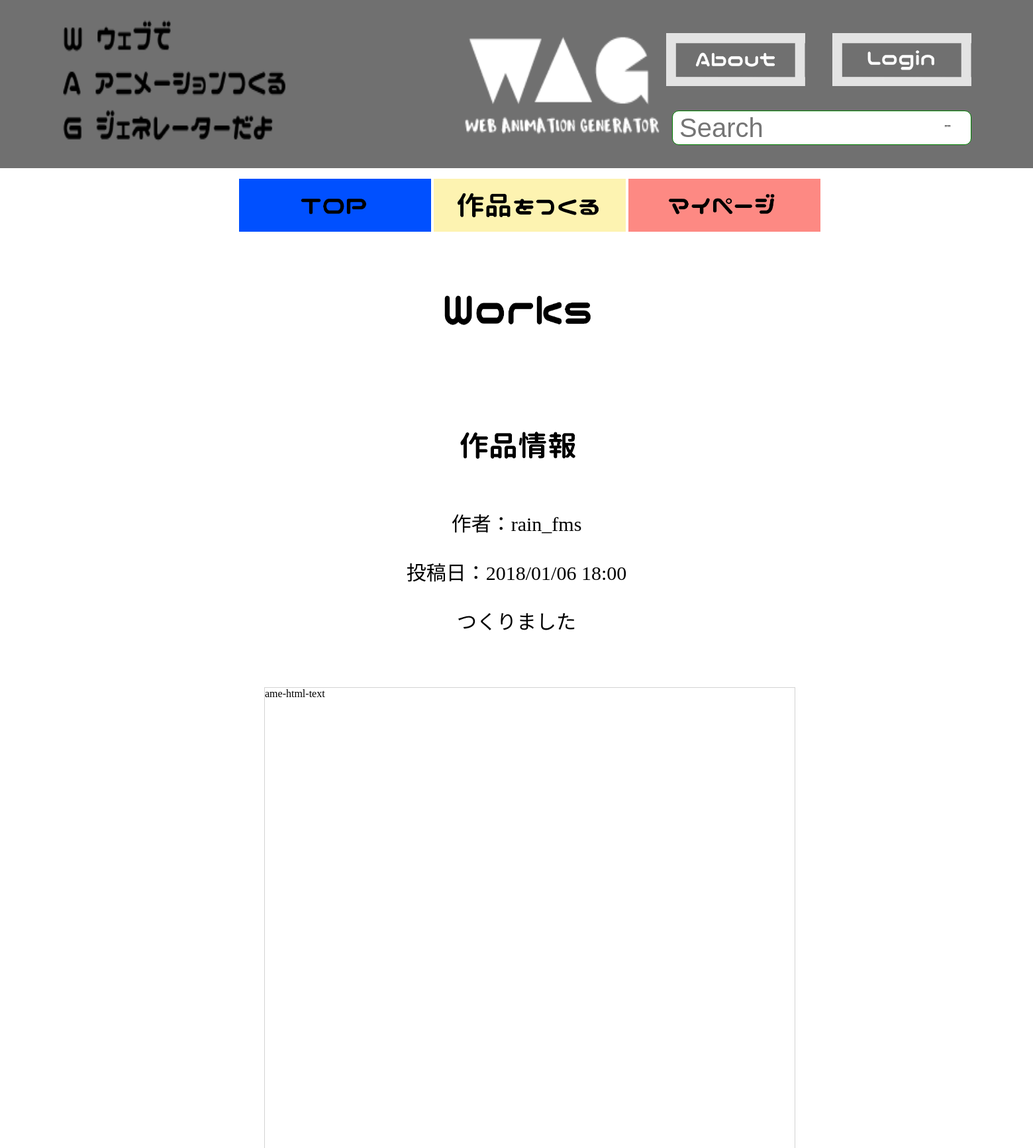
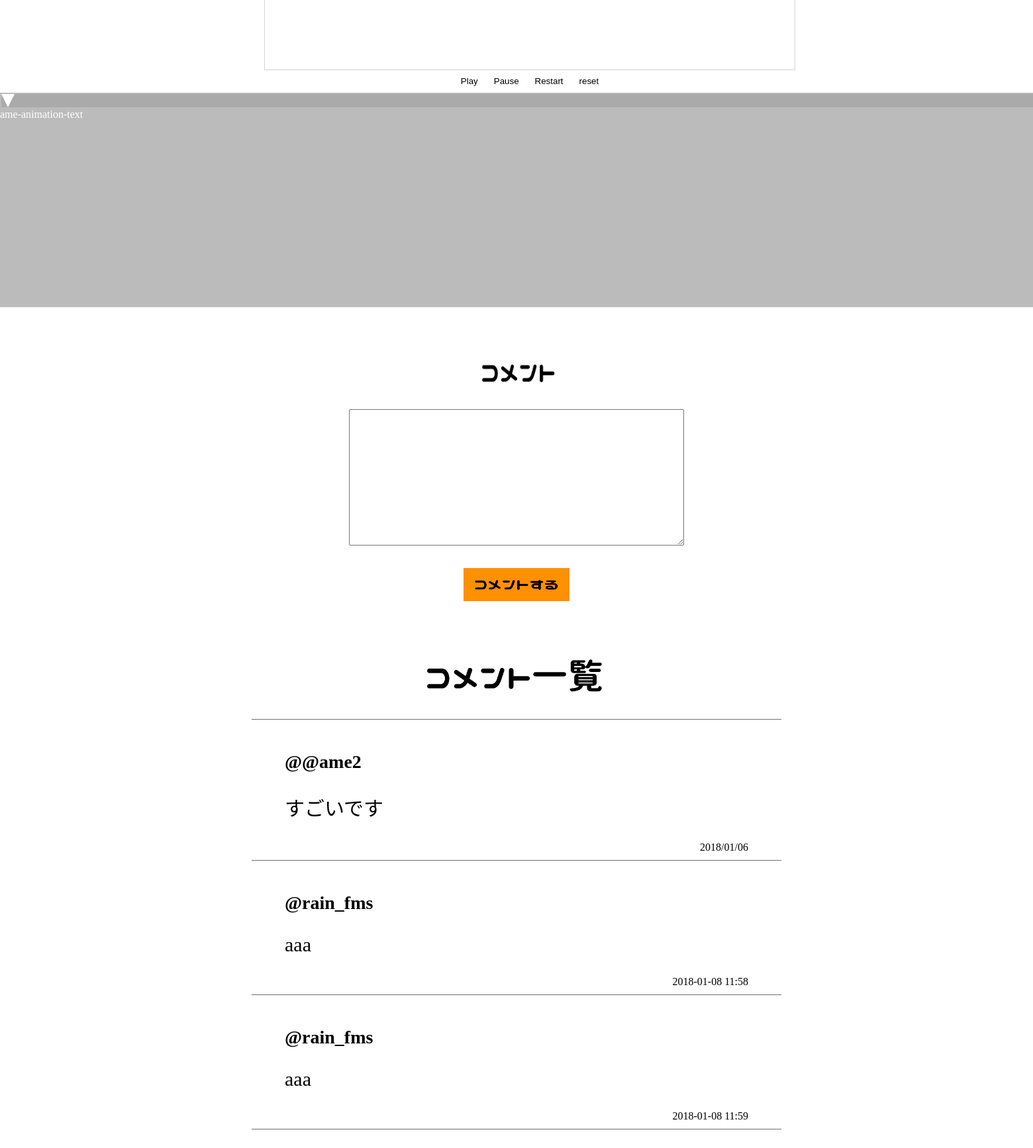
/Definitive/workpage.php?id=2, run on the app's committed database (2 pictures, top to bottom).
### tables this page shows
CREATE TABLE "sketch" (
	`id`	integer,
	`username`	text,
	`usericon`	text,
	`samune`	text,
	`title`	text,
	`caption`	text,
	`date`	text,
	`animation`	text,
	`html`	text,
	PRIMARY KEY(`id`)
);

CREATE TABLE "comment" (
	`id`	integer,
	`sketchid`	integer,
	`comment`	text,
	`username`	text,
	`usericon`	text,
	`date`	text,
	PRIMARY KEY(`id`)
);

### Definitive/workpage.php (the view, shortened to what this page needs)
<?php
if (isset($_GET["id"])) {
    $ID = $_GET["id"];
    $pdo = new PDO("sqlite:data/works.sqlite");
    $pdo->setAttribute(PDO::ATTR_ERRMODE, PDO::ERRMODE_WARNING);
    $st = $pdo->query("select * from sketch where id = '$ID'");
    $data = $st->fetchAll();
}
function h($str)
{
    return htmlspecialchars($str, ENT_QUOTES, "UTF-8");
}
?>
<!doctype html>
<html lang="ja">
<head>
    <link rel="stylesheet" href="css/style.css" media="all">
    <link rel="stylesheet" href="css/style_editor.css" media="all">
    <link rel="stylesheet" href="css/elements.css" media="all">
</head>
<body>
<header>
    <div id="citecap">
        <img src="images/citecap.png" width="358" height="250" style="position: absolute; left: 80px;">
    </div>
    <div id="title">
        <img src="images/rogo.png" width="338" height="250" style="position: relative; left: 43.5%; top: 0px; ">
    </div>
    <a href="./about.php"><img src="images/about.png" width="210" height="80" alt="About"
                               style="position: absolute; right: 344px; top: 50px;">
        <?php
        if (!isset($_SESSION['access_token'])) {
            echo "<a href=\"Twitterlogin.php\"><img src=\"images\login.png\" width=\"210\" height=\"80\"  alt=\"Login\" style=\"position: absolute; right: 93px; top: 50px;\"></a>";
        } else {
            echo "<a href=\"Twitterlogout.php\"><img src=\"images\logout.png\" width=\"210\" height=\"80\"  alt=\"Logout\" style=\"position: absolute; right: 93px; top: 50px;\">";
            echo "</a>";
        }
        ?>
        <div id="search">
            <form id="form02" action="top.php" method="get">
                <input id="input02" type="text" placeholder="Search" name="search" style="font-size:40px;"><input id="submit02" type="submit" value=””>
            </form>
        </div>
</header>
<ul class="topmenu">
    <li><a href="./top.php"><img src="images/topok.png" width="290" height="80" alt="TOP"></a></li>
    <li><a href="./workmake.php"><img src="images/workmaken.png" width="290" height="80" alt="作品をつくる"></a></li>
    <li><a href="./mypage.php"><img src="images/mypagen.png" width="290" height="80" alt="マイページ"></a></li>
</ul>
<br>
<div id="contenttitle">
    <img src="images/works.png" width="338" height="150">
</div>
<br>
<div class="sketck_info">
    <?php
    foreach ($data as $sketch) {
        ?>
        <div id="contenttitle">
            <img src="images/workinfo.png" width="338" height="120">
        </div>
        <p class="strong">作者：<?php print h($sketch["username"]) ?></p>
        <p>投稿日：<?php print h($sketch["date"]) ?></p>
        <p><?php print h($sketch["caption"]) ?></p>
        <?php
    }
    ?>
</div>
<div id="editor">
    <div id="editor_wrapper">
        <div class="left editor">
        </div>
        <div class="center editor">
            <div id="canvas">
                <?php
                foreach ($data as $sketch) {
                    print $sketch["html"];
                }
                ?>
            </div>
        </div>
        <div class="right editor">
        </div>
    </div>
    <div class="edit">
        <div class="line player align-items">
            <button class="play">Play</button>
            <button class="pause">Pause</button>
            <button class="restart">Restart</button>
            <button class="reset">reset</button>
        </div>
        <div id="timeline">
            <input class="progress" step="2" type="range" min="0" max="100" value="0">
            <div id="history">
                <?php
                foreach ($data as $sketch) {
                    print $sketch["animation"];
                }
                ?>
            </div>
        </div>
    </div>
</div>
<div id="comment">
    <form action="workpage.php?id=<?php echo $ID ?>" method="get">
        <div id="contenttitle">
            <img src="images/comment.png" width="238" height="100">
        </div>
        <textarea name="comment" value="コメント" style=" font-size:30px;  width:500px; height:200px;"></textarea>
        <div id="toukoubutton">
            <button type="submit" style="width:160px; height:50px;"><img src="images/commentbut.png" width="160" height="50"></button>
        </div>
</div>
<div id="contenttitle">
    <img src="images/commentlist.png" width="338" height="120">
</div>
<div class="comments">
    <?php
    $st = $pdo->query("SELECT * FROM comment where sketchid = '$ID'");
    $data2 = $st->fetchAll();
    foreach ($data2 as $comment) {
        ?>
        <div class="comment">
            <h3 class="username"> @<?php print h($comment["username"]) ?> </h3>
            <p> <?php print h($comment["comment"]) ?> </p>
            <?php print h($comment["date"]) ?>
        </div>
        <?php
    }
    ?>
</div>
<footer></footer>
</body>
</html>

### Definitive/css/style.css (style rules this page uses)
header { background-color: #707070; }
body { background-color: #FFFFFF; margin: 0; }
p { text-align: center; font-size: 30px; }
.topmenu { text-align: center; }
.topmenu li { display: inline; }
#contenttitle { text-align: center; }
p { text-align: center; }
button { padding: 0; border: none; background: transparent; }
button img { display: block; }
a { font-size: 30px; }
#comment { text-align: center; margin: 50px; }
.comments { width: 800px; margin: auto; border-bottom: #707070 1px solid; }
.comment { text-align: right; border-top: #707070 1px solid; padding: 20px 50px 10px 50px; }
.comment h3 { text-align: left; }
.comment p { text-align: left; }
.username { font-size: 28px; }
.sketck_info { margin-top: 50px; margin-bottom: 80px; }
#toukoubutton { margin: 30px; }
#search { position: absolute; right: 93px; top: 167px; }
#form02 { background-color: white; width: 450px; height: 50px; border: 1px green solid; }
#form02 input { vertical-align: top; margin: 0px; height: 100%; box-sizing: border-box; background-color: transparent; }
#form02 { border-radius: 10px; }
#input02 { border: none; width: 400px; padding-left: 10px; }
#submit02 { width: 30px; border: none; background-image: url(http://icooon-mono.com/i/icon_13914/icon_139140.svg); background-position: left; background-size: auto 62%; background-repeat: no-repeat; }
footer { height: 200px; width: 100%; }

### Definitive/css/style_editor.css (style rules this page uses)
#editor { width: 1600px; margin: 0 auto; }
#editor_wrapper { width: 100%; min-height: 800px; display: flex; }
.left { width: 400px; }
.center { flex-grow: 1; min-width: 800px; }
.right { width: 400px; text-align: center; }
#canvas { position: relative; width: 800px; height: 800px; background-color: #FFFFFF; outline: lightgrey solid 1px; left: 0; right: 0; margin: auto; }
.align-items { text-align: center; }
.edit { color: #FFF; }
div.player button { background-color: #FFFFFF; padding: 10px; }
#timeline { background-color: #bbb; width: 100%; margin: auto; }
.progress { width: 100%; }
#history { white-space: nowrap; position: relative; min-height: 300px; }
[type="range"] { -webkit-appearance:none; cursor:pointer; width:100%; vertical-align:middle; background-color: #aaa; -webkit-border-radius:2px; -moz-border-radius:2px; border-radius:2px; }

### data on the page
sketch: username "rain_fms", date "2018/01/06 18:00", caption "つくりました", html "ame-html-text", animation "ame-animation-text"
comment: username "@ame2", comment "すごいです", date "2018/01/06"
comment: username "rain_fms", comment "aaa", date "2018-01-08 11:58"
comment: username "rain_fms", comment "aaa", date "2018-01-08 11:59"
